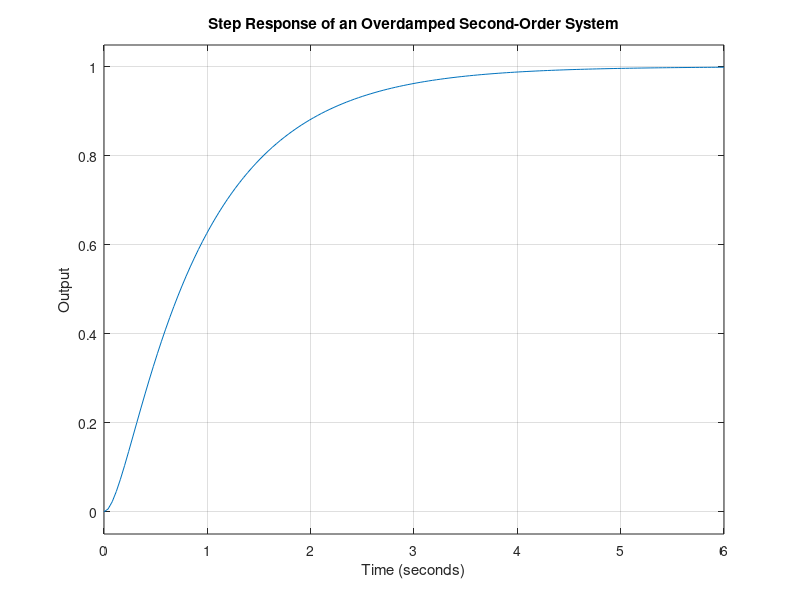

MATLAB code for this plot:
% Overdamped Second-Order System Response
clc; clear; close all;

% System parameters (Overdamped)
K = 1;          % System gain
wn = 3;         % Natural frequency (rad/s)
zeta = 1.5;     % Damping ratio (overdamped: zeta > 1)

% Transfer function: G(s) = K*wn^2 / (s^2 + 2*zeta*wn*s + wn^2)
s = tf('s');
G = K*wn^2 / (s^2 + 2*zeta*wn*s + wn^2);

% Display
disp('Overdamped Second-Order Transfer Function:');
disp(G);

% Step response
figure;
step(G)
grid on;
title('Step Response of an Overdamped Second-Order System');
xlabel('Time (seconds)');
ylabel('Output');
